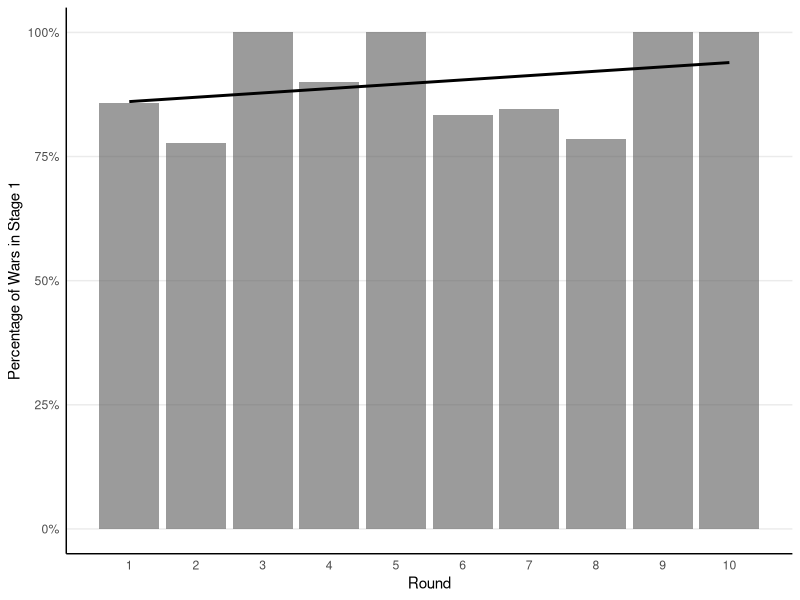
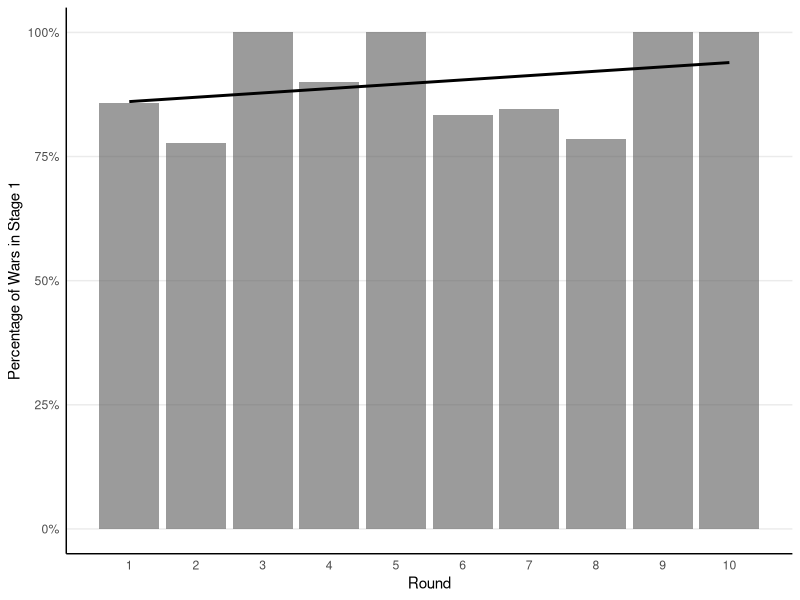

R code for these plots, in order:
# Bar graph with trendline

# Lovo, S., & Spaenjers, C. (2018). A model of trading in the art market.
# The American Economic Review, 108(3), 764.
# doi:10.1257/aer.20160522

# Data: Quek (2017) Rationalist Experiments on War, Fig 4

library(ggplot2)
library(dplyr)
library(magrittr)
library(haven)

master <- read_dta("data/quek-rw-2017.dta")
output_dir="output"

df <- master %>%
  filter(enforce==0 & period < 11) %>%
  group_by(period) %>%
  summarise(
    mean = mean(war1, na.rm = T) / mean(war, na.rm=T)
  )

ggplot(df, aes(period,mean)) +
  geom_bar(stat = "identity", alpha = .6) +
  geom_smooth(method = "lm",se = F, color = 'black') +
  xlab("Round") + ylab("Percentage of Wars in Stage 1") +
  scale_y_continuous(labels = scales::percent, limits=c(0,1)) +
  scale_x_continuous(breaks = 1:10) +
  theme_minimal() +
  theme(
    panel.grid.major.x = element_blank(),
    panel.grid.minor.x = element_blank(),
    panel.grid.minor.y = element_blank(),
    axis.line = element_line(size=0.5),
    panel.border=element_blank()
  )

ggsave(path=output_dir, filename="Bar Graph AER 4.png", width=8, height=6)

# Save as Example
# ggsave(path="src/distribution", filename="Bar Graph AER 4-example.png", width=8, height=6)
